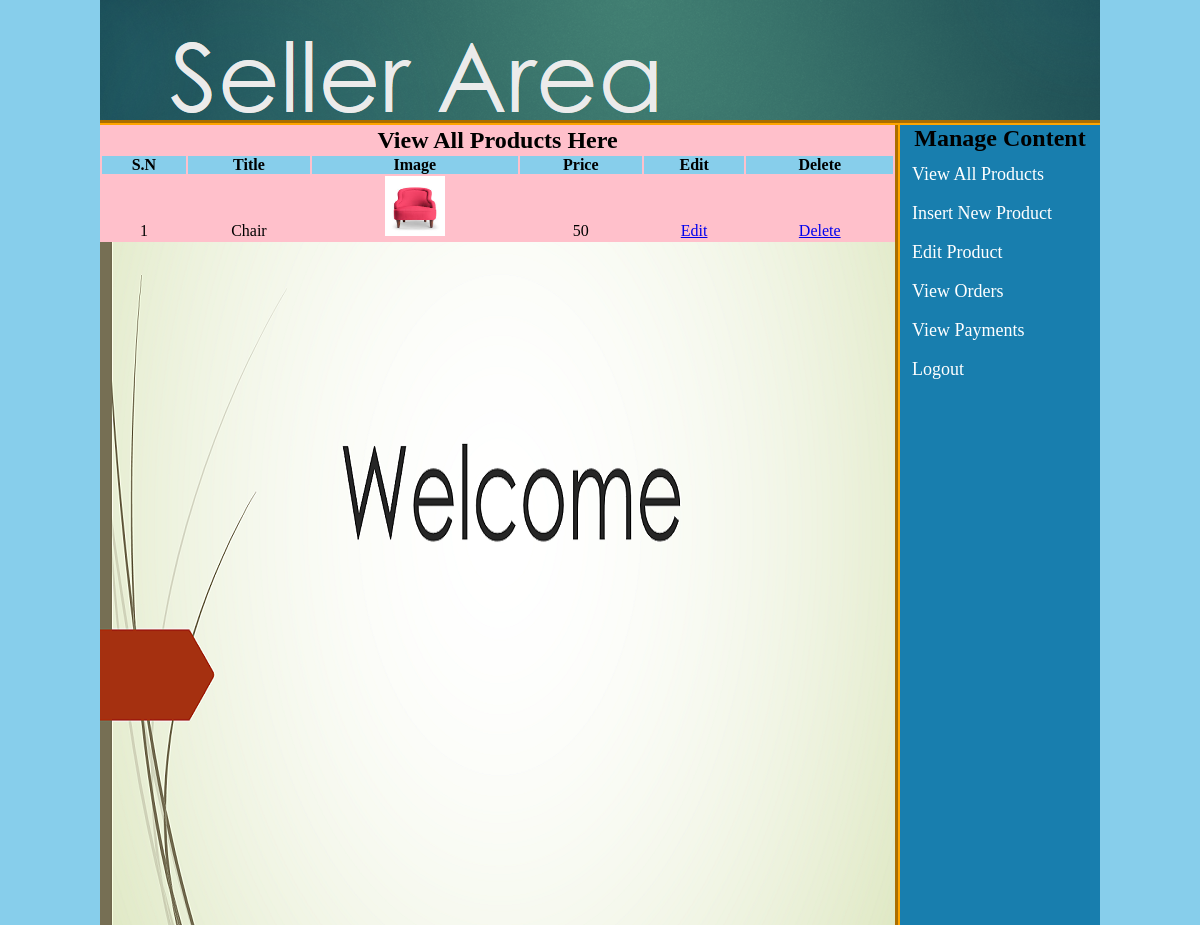
Screenshot of /sellermanagement/index.php?view_products_se (signed in) with the database file from the repository.
### tables this page shows
CREATE TABLE IF NOT EXISTS `products` (
  `product_id` int(100) NOT NULL AUTO_INCREMENT,
  `product_cat` int(100) NOT NULL,
  `product_brand` int(100) NOT NULL,
  `product_title` varchar(255) NOT NULL,
  `product_price` int(100) NOT NULL,
  `product_desc` text NOT NULL,
  `product_image` text NOT NULL,
  `product_keywords` text NOT NULL,
  `seller_email` varchar(100) NOT NULL,
  PRIMARY KEY (`product_id`)
);

### sellermanagement/view_products_se.php (the view)
<?php
if(!isset($_SESSION['seller_email'])){
	echo "<script>window.open('login.php?not_admin=You are not an Admin!','_self')</script>";
}
else {
?>
<table width="795" align="center" bgcolor="pink">
	<tr align="center">
		<td colspan="6"><h2>View All Products Here</h2></td>
	</tr>
	<tr align="center" bgcolor="skyblue">
		<th>S.N</th>
		<th>Title</th>
		<th>Image</th>
		<th>Price</th>
		<th>Edit</th>
		<th>Delete</th>
	</tr>
	<?php
	include("includes/db.php");
    $email = $_SESSION['seller_email'];
    $get_pro = "select * from products where seller_email = '$email'";
	$run_pro = mysqli_query($con, $get_pro);
	$i = 0;
	while ($row_pro=mysqli_fetch_array($run_pro)){
		$pro_id = $row_pro['product_id'];
		$pro_title = $row_pro['product_title'];
		$pro_image = $row_pro['product_image'];
		$pro_price = $row_pro['product_price'];
		$i++;
	?>
	<tr align="center">
		<td><?php echo $i;?></td>
		<td><?php echo $pro_title;?></td>
		<td><img src="product_images/<?php echo $pro_image;?>" width="60" height="60"/></td>
		<td><?php echo $pro_price;?></td>
		<td><a href="index.php?edit_pro=<?php echo $pro_id; ?>">Edit</a></td>
		<td><a href="delete_pro.php?delete_pro=<?php echo $pro_id;?>">Delete</a></td>
	</tr>
	<?php } ?>
</table>
<?php } ?>

### sellermanagement/styles/style.css (style rules this page uses)
html, body, div, span, applet, object, iframe, h1, h2, h3, h4, h5, h6, p, blockquote, pre, a, abbr, acronym, address, big, cite, code, del, dfn, em, img, ins, kbd, q, s, samp, small, strike, strong, sub, sup, tt, var, b, u, i, center, dl, dt, dd, ol, ul, li, fieldset, form, label, legend, table, caption, tbody, tfoot, thead, tr, th, td, article, aside, canvas, details, embed, figure, figcaption, footer, header, hgroup, menu, nav, output, ruby, section, summary, time, mark, audio, video { margin: 0; padding: 0; border: 0; vertical-align: baseline; }
body { background:skyblue; }

### rows the page displays
products: product_title "Chair", product_image (picture), product_price "50"
